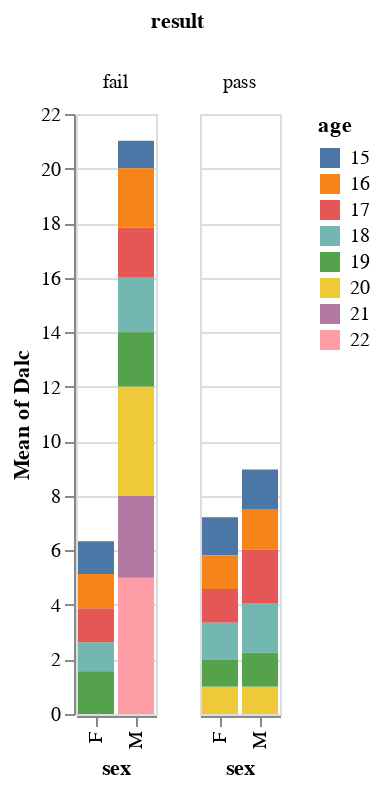

Notebook source saved alongside this figure:
### Code cell
alt.Chart(feature_df).mark_bar().encode(
    x='sex:N',
    y='mean(Dalc):Q',
    color='age:N',
    column='result:N'
)

### Figure 1 — Vega-Lite specification as saved in the notebook (floating-point values rounded to 4 significant figures; data arrays with more than 128 entries replaced by an {"elided": "..."} marker saying what was removed)
{"config": {"view": {"continuousWidth": 400, "continuousHeight": 300}}, "data": {"name": "data-ea72f5dcaea5cc0f15329fc2e06c629f"}, "mark": "bar", "encoding": {"color": {"type": "nominal", "field": "age"}, "column": {"type": "nominal", "field": "result"}, "x": {"type": "nominal", "field": "sex"}, "y": {"type": "quantitative", "aggregate": "mean", "field": "Dalc"}}, "$schema": "https://vega.github.io/schema/vega-lite/v4.8.1.json", "datasets": {"data-ea72f5dcaea5cc0f15329fc2e06c629f": {"elided": "395 records"}}}
